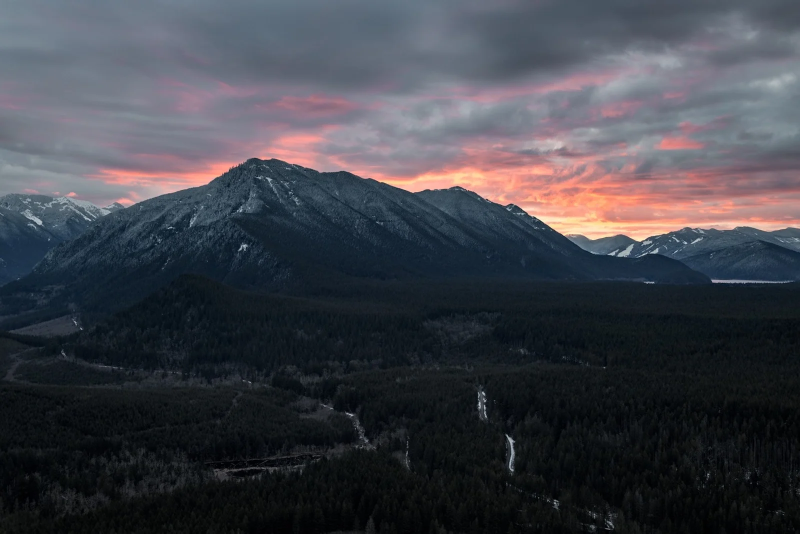
#> input picture week3/images/scene.png, 1600 x 1067 px (shown at 1/2 size)
$ python q4_sharpening.py
#> lines starting #> are read from the running program, lines starting #| are printed output that depends on the picture
import numpy as np
import cv2

img = cv2.imread('./images/scene.png')
#> img is the input picture: shape (1067, 1600, 3); mean B, G, R 73.1, 65.7, 64.1
img = cv2.resize(img, (0, 0), fx=0.4, fy=0.4)
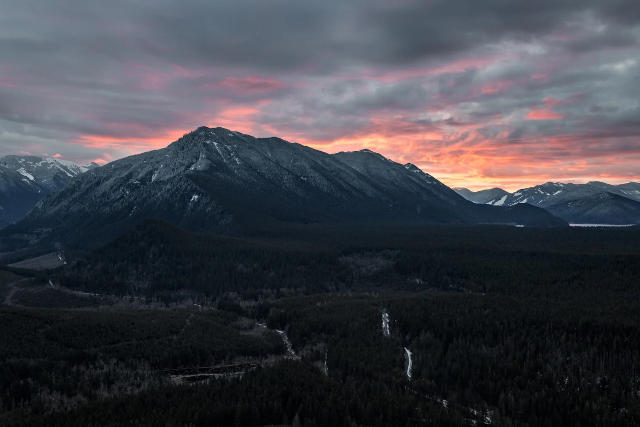
#> img: shape (427, 640, 3); mean B, G, R 73.1, 65.7, 64

sharpened = cv2.addWeighted(img, 2, cv2.GaussianBlur(img, (0, 0), sigmaX=1), -1, 0)

cv2.imshow('Original Image', img)
cv2.imshow('Sharpened Image', sharpened)

cv2.waitKey(0)
cv2.destroyAllWindows()

$ run again, with week3/images/reference_tree.png copied over week3/images/scene.png
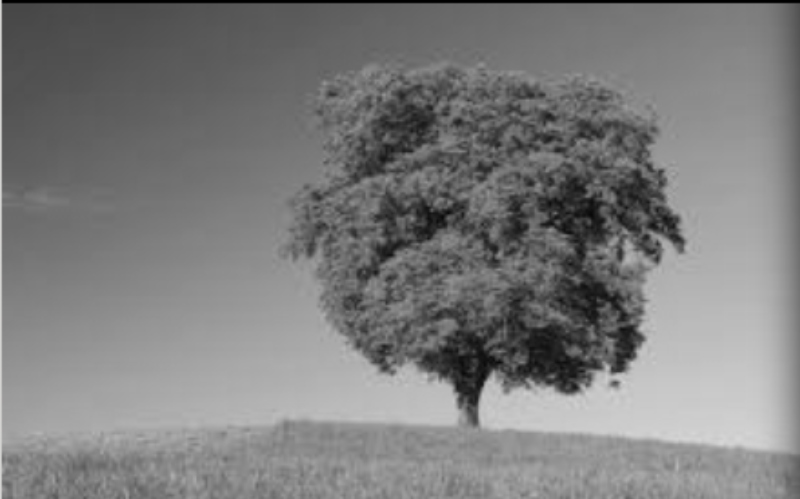
#> input picture week3/images/reference_tree.png, 800 x 499 px
#> img is the input picture: shape (499, 800, 3); mean B, G, R 124.5, 124.5, 124.5
#> img: shape (200, 320, 3)
#> `sharpened = cv2.addWeighted(img, 2, cv2.GaussianBlur(img, (0, 0), sigm..`:
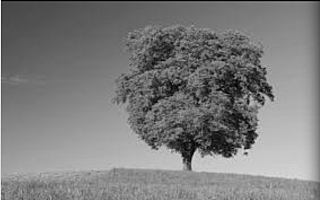
#> sharpened: shape (200, 320, 3); mean B, G, R 124.7, 124.7, 124.7
